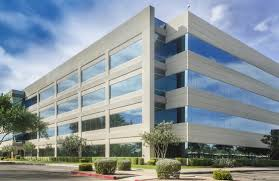
#> input picture building.jpg, 279 x 181 px, found by its file name
$ python HoughLine.py
#> lines starting #> are read from the running program, lines starting #| are printed output that depends on the picture
import math
import numpy as np
import cv2

def hough_lines():
    src = cv2.imread('building.jpg', cv2.IMREAD_GRAYSCALE)
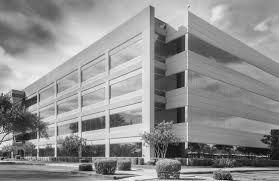
#> src: shape (181, 279); min 0, max 250, mean 144.4

    edge = cv2.Canny(src, 50, 100)
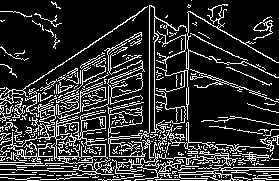
#> edge: shape (181, 279); 18.8% white in thin lines or dots
    lines = cv2.HoughLines(edge, 1, math.pi / 180, 250)
#> lines = None

    dst = cv2.cvtColor(edge, cv2.COLOR_GRAY2BGR)
#> dst: shape (181, 279, 3); 18.8% white in thin lines or dots

    if lines is not None:
        for i in range(lines.shape[0]):
            rho = lines[i][0][0]
            theta = lines[i][0][1]
            cos_t = math.cos(theta)
            sin_t = math.sin(theta)
            x0, y0 = rho * cos_t, rho * sin_t
            alpha = 1000
            pt1 = (int(x0 - alpha * sin_t), int(y0 + alpha * cos_t))
            pt2 = (int(x0 + alpha * sin_t), int(y0 - alpha * cos_t))
            cv2.line(dst, pt1, pt2, (0,0,255), 2, cv2.LINE_AA)

    cv2.imshow('src',src)
    cv2.imshow('dst',dst)
    cv2.waitKey()
    cv2.destroyAllWindows()

hough_lines()
